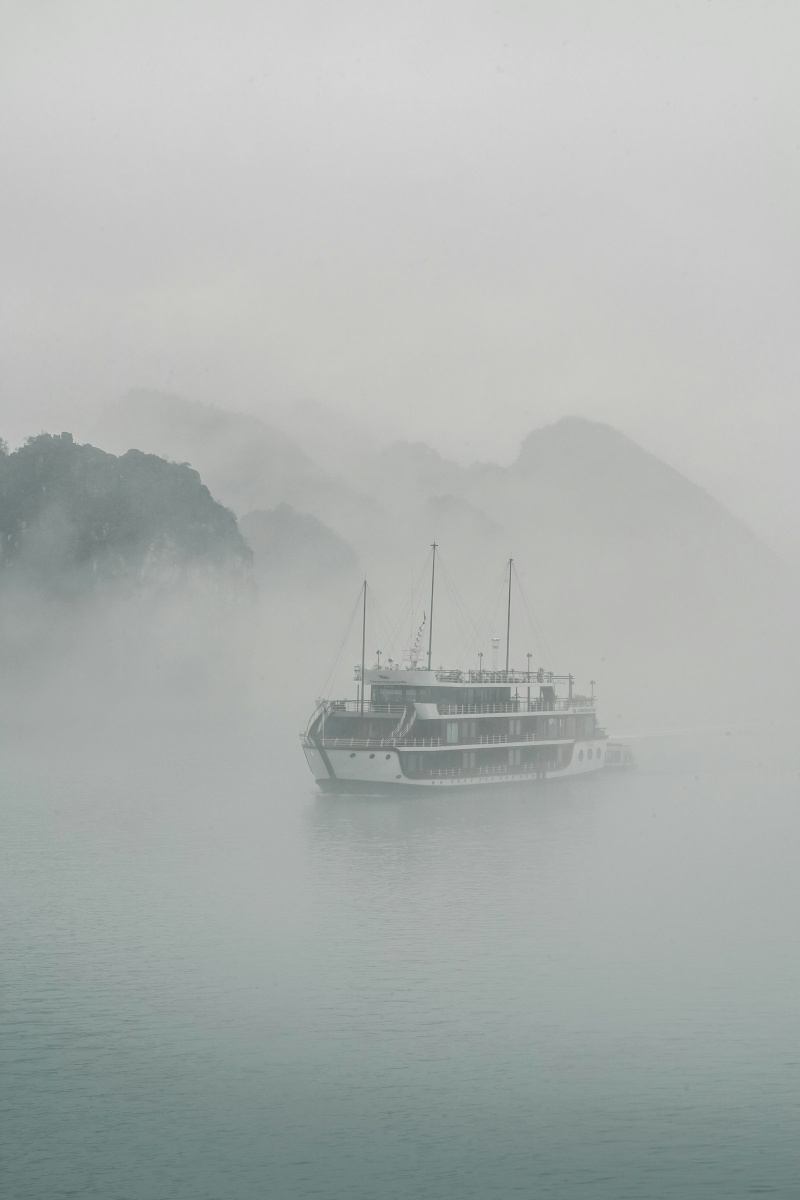
#> input picture prompts/dark-luxury-still/references/boat-fog-cruise.jpg, 1600 x 2400 px (shown at 1/2 size)
$ python fit_social_banner.py --input ../prompts/dark-luxury-still/references/boat-fog-cruise.jpg --output out.png
#> lines starting #> are read from the running program, lines starting #| are printed output that depends on the picture
#!/usr/bin/env python3
"""Fit a still to a social cover. Cover-crop or place the subject in a safe zone.

Examples:
  python scripts/fit_social_banner.py --input photo.jpg --output cover.jpg --preset facebook-cover
  python scripts/fit_social_banner.py --input photo.jpg --output cover.jpg --preset facebook-cover --subject-safe --preview cover-preview.jpg
  python scripts/fit_social_banner.py --input photo.jpg --output banner.jpg --preset youtube-banner --preview banner-preview.jpg --sizes-preview banner-sizes.jpg
"""

from __future__ import annotations

import argparse
from dataclasses import dataclass, field
from pathlib import Path

from PIL import Image, ImageDraw


@dataclass(frozen=True)
class CropGuide:
    name: str
    left: int
    top: int
    right: int
    bottom: int
    color: tuple[int, int, int]


@dataclass(frozen=True)
class BannerPreset:
    name: str
    width: int
    height: int
    safe_left: int
    safe_top: int
    safe_right: int
    safe_bottom: int
    avatar_cx: int = 0
    avatar_cy: int = 0
    avatar_radius: int = 0
    default_fit: str = "cover"
    extra_crops: tuple[CropGuide, ...] = field(default_factory=tuple)

    @property
    def safe_width(self) -> int:
        return self.safe_right - self.safe_left

    @property
    def safe_height(self) -> int:
        return self.safe_bottom - self.safe_top


# YouTube: upload 2560x1440. Only the center 1546x423 is on every device.
# Desktop = 2560x423 strip. Tablet = 1855x423. Mobile = 1546x423. TV = full frame.
PRESETS: dict[str, BannerPreset] = {
    "facebook-cover": BannerPreset(
        name="facebook-cover",
        width=1640,
        height=624,
        safe_left=266,
        safe_top=0,
        safe_right=1374,
        safe_bottom=624,
        avatar_cx=176,
        avatar_cy=624,
        avatar_radius=176,
        default_fit="cover",
    ),
    "youtube-banner": BannerPreset(
        name="youtube-banner",
        width=2560,
        height=1440,
        safe_left=507,
        safe_top=509,
        safe_right=2053,
        safe_bottom=932,
        default_fit="safe",
        extra_crops=(
            CropGuide("desktop", 0, 509, 2560, 932, (255, 210, 80)),
            CropGuide("tablet", 353, 509, 2208, 932, (180, 140, 255)),
        ),
    ),
}


@dataclass(frozen=True)
class Box:
    left: int
    top: int
    right: int
    bottom: int

    @property
    def width(self) -> int:
        return self.right - self.left

    @property
    def height(self) -> int:
        return self.bottom - self.top

    def shifted(self, dx: int, dy: int = 0) -> Box:
        return Box(self.left + dx, self.top + dy, self.right + dx, self.bottom + dy)


def parse_hex_color(value: str) -> tuple[int, int, int]:
#> in main, source is the input picture: PIL image 1600x2400 RGB; mean R, G, B 172.5, 177.6, 175.7
    raw = value.strip().lstrip("#")
    if len(raw) != 6:
        raise ValueError(f"Color must be #RRGGBB, got {value!r}")
    return int(raw[0:2], 16), int(raw[2:4], 16), int(raw[4:6], 16)


# [142 lines left out: functions _pink_column_ratio, _longest_run, detect_subject_box, extend_left_with_scene, extend_to_canvas, extra_left_for_safe_zone, not called in this run]


def cover_window(
    *,
    src_w: int,
    src_h: int,
    out_w: int,
    out_h: int,
    subject: Box | None,
    safe_left: int,
    padding: int,
) -> tuple[int, int, float]:
    scale = max(out_w / src_w, out_h / src_h)
    scaled_w = max(out_w, round(src_w * scale))
    scaled_h = max(out_h, round(src_h * scale))
    scale = max(scaled_w / src_w, scaled_h / src_h)
    scaled_w = max(out_w, round(src_w * scale))
    scaled_h = max(out_h, round(src_h * scale))
    max_x = scaled_w - out_w
    max_y = scaled_h - out_h
    crop_x = max_x // 2
    crop_y = max_y // 2
    if subject is None:
        return crop_x, crop_y, scale
    sub_left = round(subject.left * scale)
    sub_top = round(subject.top * scale)
    sub_h = round(subject.height * scale)
    crop_x = min(max_x, max(0, sub_left - (safe_left + padding)))
    crop_y = min(max_y, max(0, sub_top - (out_h - sub_h) // 2))
    return crop_x, crop_y, scale


def cover_reframe(
    image: Image.Image,
    *,
    width: int,
    height: int,
    subject: Box | None,
    padding: int,
    safe_left: int = 0,
) -> tuple[Image.Image, Box | None, int]:
#> called with width = 1640, height = 624, padding = 40, safe_left = 266
    src = image.convert("RGB")
    crop_x, crop_y, scale = cover_window(
        src_w=src.width,
        src_h=src.height,
        out_w=width,
        out_h=height,
        subject=subject,
        safe_left=safe_left,
        padding=padding,
    )
#> crop_x = 0; crop_y = 918; scale = 1.02
    scaled = src.resize(
        (max(width, round(src.width * scale)), max(height, round(src.height * scale))),
        Image.Resampling.LANCZOS,
    )
    canvas = scaled.crop((crop_x, crop_y, crop_x + width, crop_y + height))
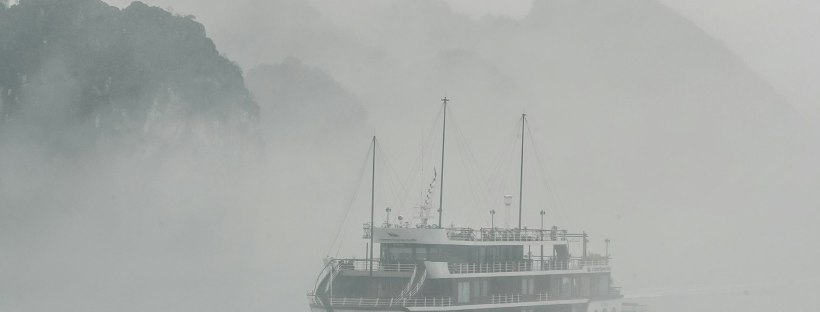
#> canvas: PIL image 1640x624 RGB (shown at 1/2 size); mean R, G, B 168.3, 171.8, 169.2
    new_subject = None
    if subject is not None:
        new_subject = Box(
            left=round(subject.left * scale) - crop_x,
            top=round(subject.top * scale) - crop_y,
            right=round(subject.right * scale) - crop_x,
            bottom=round(subject.bottom * scale) - crop_y,
        )
    return canvas, new_subject, crop_x


# [68 lines left out: functions fit_canvas, place_in_safe_zone, not called in this run]


def fit_social_banner(
    image: Image.Image,
    *,
    preset: BannerPreset,
    mode: str | None = None,
    fill: tuple[int, int, int] = (0, 0, 0),
    subject_safe: bool = False,
    subject_padding: int = 40,
) -> tuple[Image.Image, Box | None, int]:
    src = image.convert("RGB")
    fit = mode or preset.default_fit
    if fit == "contain" and not subject_safe:
        canvas = fit_canvas(src, width=preset.width, height=preset.height, mode=fit, fill=fill)
        return canvas, detect_subject_box(canvas), 0
    include_reflection = fit != "safe"
    subject = detect_subject_box(src, include_reflection=include_reflection) if (subject_safe or fit == "safe") else None
    if fit == "safe":
        if subject is None:
            subject = Box(0, 0, src.width, src.height)
        return place_in_safe_zone(src, preset=preset, subject=subject, padding=subject_padding)
    if subject_safe and subject is not None:
        extra = extra_left_for_safe_zone(
            src_w=src.width,
            subject_left=subject.left,
            out_w=preset.width,
            safe_left=preset.safe_left,
            padding=subject_padding,
        )
        if extra > 0:
            src = extend_left_with_scene(src, extra)
            subject = subject.shifted(extra)
    return cover_reframe(
        src,
        width=preset.width,
        height=preset.height,
        subject=subject,
        padding=subject_padding,
        safe_left=preset.safe_left,
    )


def _label(draw: ImageDraw.ImageDraw, text: str, xy: tuple[int, int], fill: tuple[int, int, int]) -> None:
    draw.rectangle((xy[0], xy[1], xy[0] + 8 * len(text) + 16, xy[1] + 28), fill=(0, 0, 0, 180))
    draw.text((xy[0] + 8, xy[1] + 6), text, fill=fill)


# [95 lines left out: functions draw_preview, draw_sizes_preview, not called in this run]


def save_jpeg(image: Image.Image, path: Path, quality: int) -> None:
    path.parent.mkdir(parents=True, exist_ok=True)
    image.convert("RGB").save(path, format="JPEG", quality=quality, optimize=True, progressive=True)


def build_parser() -> argparse.ArgumentParser:
    parser = argparse.ArgumentParser(description=__doc__)
    parser.add_argument("--input", type=Path, required=True)
    parser.add_argument("--output", type=Path, required=True)
    parser.add_argument("--preset", choices=sorted(PRESETS), default="facebook-cover")
    parser.add_argument("--fit", choices=("cover", "contain", "safe"), default=None)
    parser.add_argument("--fill", default="#000000", help="Used only with --fit contain")
    parser.add_argument("--subject-safe", action="store_true")
    parser.add_argument("--subject-padding", type=int, default=40)
    parser.add_argument("--preview", type=Path, default=None)
    parser.add_argument("--sizes-preview", type=Path, default=None)
    parser.add_argument("--quality", type=int, default=92)
    return parser


def main(argv: list[str] | None = None) -> int:
    args = build_parser().parse_args(argv)
    if not args.input.is_file():
        raise FileNotFoundError(f"Input not found: {args.input}")
    preset = PRESETS[args.preset]
    fill = parse_hex_color(args.fill)
    source = Image.open(args.input)
    fit = args.fit or preset.default_fit
    banner, subject, shift = fit_social_banner(
        source,
        preset=preset,
        mode=fit,
        fill=fill,
        subject_safe=args.subject_safe or fit == "safe",
        subject_padding=args.subject_padding,
    )
#> shift = 0
    save_jpeg(banner, args.output, args.quality)
    if args.preview is not None:
        save_jpeg(draw_preview(banner, preset, subject), args.preview, args.quality)
    if args.sizes_preview is not None:
        save_jpeg(draw_sizes_preview(banner, preset), args.sizes_preview, args.quality)
    print(f"wrote {args.output} {banner.size[0]}x{banner.size[1]} fit={fit}")
#| wrote out.png 1640x624 fit=cover
    if subject is not None:
        print(
            f"subject {subject.left},{subject.top}-{subject.right},{subject.bottom} crop_x={shift}"
        )
        inside = (
            subject.left >= preset.safe_left
            and subject.right <= preset.safe_right
            and subject.top >= preset.safe_top
            and subject.bottom <= preset.safe_bottom
        )
        print(f"safe_zone {inside}")
    if args.preview is not None:
        print(f"preview {args.preview}")
    if args.sizes_preview is not None:
        print(f"sizes {args.sizes_preview}")
    return 0


if __name__ == "__main__":
    raise SystemExit(main())
#> (the program exits here)
